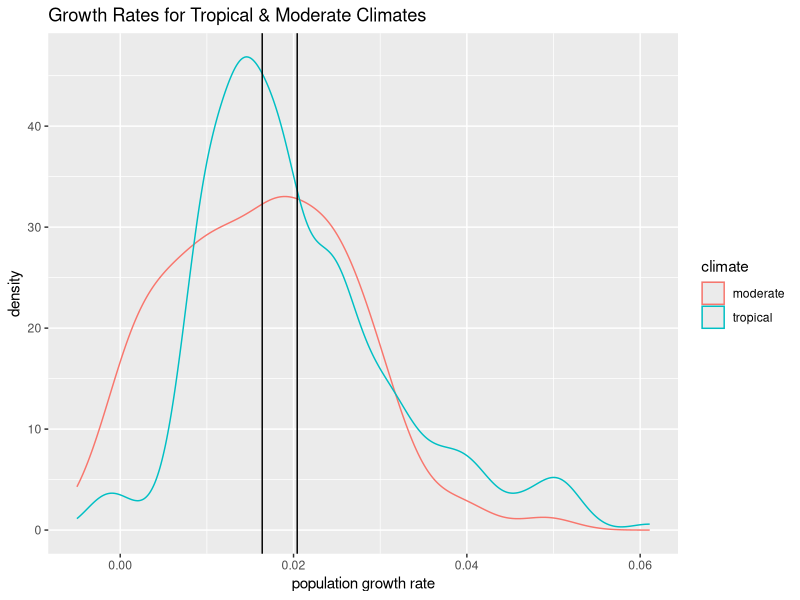
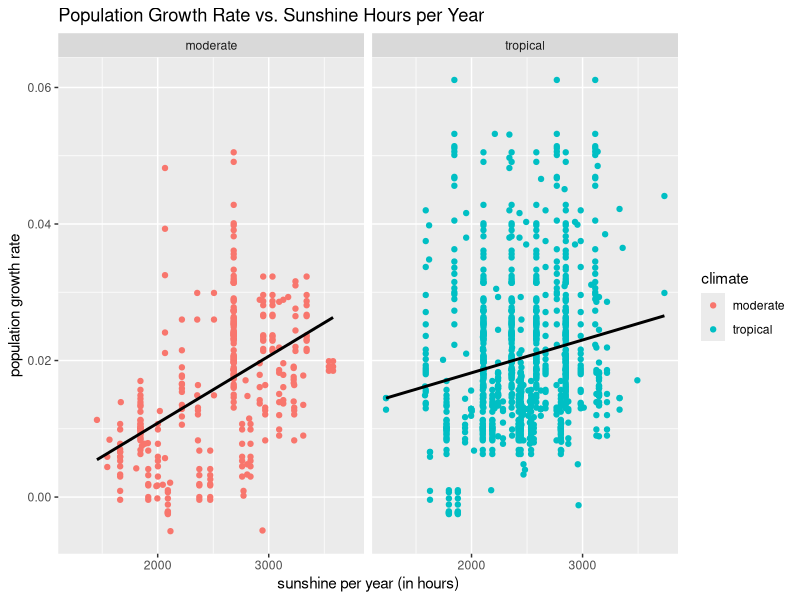

Source code (R) for these figures, in order: (Note: this script raises an error after producing the figures.)
## ---- chunk 1
library(tidyverse)
library(dplyr)
## ---- chunk 2
sunshine <- read.csv(file = 'Sunshine hours for cities in the world.csv') # import csv in df
str(sunshine)
sample_n(sunshine, 10)
## ---- chunk 3
city_loc <- read_csv(file="city_loc.csv") # import csv in df
str(city_loc)
sample_n(city_loc, 10)
## ---- chunk 4
country_tour <- read.csv("tourism-recipts.csv") # import csv in df
str(country_tour)
sample_n(country_tour, 10)
## ---- chunk 5
CityPopulations <- read_csv(file = "world-city-listing.csv") # import csv in df
str(CityPopulations)
sample_n(CityPopulations, 10)
## ---- chunk 6
sunshine_seasons <-
  sunshine %>%
  mutate(Winter=Jan+Feb+Mar, Spring=Apr+May+Jun, Summer=Jul+Aug+Sep, Fall=Oct+Nov+Dec) %>%# create new variables to represent each season
  mutate(City=tolower(City)) # change city names to lower case for joining later on
sample_n(sunshine_seasons, 10)
## ---- chunk 7
city_loc <-
  city_loc %>%
  group_by(City) %>%
  mutate(Longitude = mean(Longitude), Latitude = mean(Latitude)) %>% # get the average location
  select(City, Longitude, Latitude) %>%
  distinct() # remove repeated cities, so each city appears one time
## ---- chunk 8
city_loc <-
  city_loc %>%
  na.omit()

for(i in 1:length(city_loc$Latitude)){ # loop through each case in Latitude variable
  if((city_loc$Latitude[i]>=(-23.5)) && (city_loc$Latitude[i]<=23.5)){ # calssify variables by 'Latitude'
    city_loc$climate[i] = "tropical"
    }
  else if(city_loc$Latitude[i]>=(-66) && city_loc$Latitude[i]<(-23.5) || city_loc$Latitude[i]<=(66) && city_loc$Latitude[i]>(23.5)){
    city_loc$climate[i] = "moderate"
    }
  else city_loc$climate[i] = "poles"
}

city_loc
## ---- chunk 9
climate <-
  city_loc %>%
  left_join(sunshine_seasons) %>%# join the tables by 'City'
  na.omit() # remove cities with missing data
head(climate)
## ---- chunk 10
country_tour <-
  country_tour %>%
  rename(income='value_.') %>%
  select(name, year, income) 
## ---- chunk 11
country_tour %>%
  filter(year >= 2015) %>%
  group_by(year) %>%
  summarise(num_of_countries = n()) #count the number of countries with data for each year
## ---- chunk 12
country_tour <-
  country_tour %>%
  filter(year == 2016) %>% # only retain cases from 2016
  mutate(income = as.integer(income/100000)) %>% # divide income by 100,000 for easier reading/plotting
  rename("tourism income (by 100,000)" = income, Country=name) %>% # rename variables for readability
  select(Country, 'tourism income (by 100,000)') # get rid of year variable since all data is from 2016
sample_n(country_tour,10)
## ---- chunk 13
CityPopulations1 <-
  CityPopulations %>%
  rename(Country = country, City = city, GrowthRate = growthRate) %>% # renaming variables for usability
  select(Country, GrowthRate) # choosing relevant variables
sample_n(CityPopulations1,10)
## ---- chunk 14
population <-
  CityPopulations1 %>%
  left_join(country_tour) %>% # join the tables by Country
  na.omit() # remove cases with missing data
head(population)
## ---- chunk 15
mean_growth <- # create new table containing the avg growth rates for tropical and moderate climates
  climate %>% 
  left_join(population) %>%
  na.omit() %>%
  group_by(climate) %>%
  summarise(avg = mean(GrowthRate)) # calculate the mean for each subcategory

climate %>% 
  left_join(population) %>%
  na.omit() %>%
  ggplot(aes(x = GrowthRate)) + geom_density(aes(colour = climate))  + # create density plot
  geom_vline(aes(xintercept=mean_growth$avg[1])) + # add intercept for tropical locations
  geom_vline(aes(xintercept=mean_growth$avg[2])) + # add intercept for moderate locations
  ggtitle("Growth Rates for Tropical & Moderate Climates") + # rename title
  xlab("population growth rate") # rename x axis
## ---- chunk 16
climate %>%
  left_join(population) %>%
  na.omit() %>%
  ggplot(aes(x=Year, y=GrowthRate)) + 
  geom_point(aes(color = climate)) +
  facet_wrap(~climate) +
  geom_smooth(method=lm, se=FALSE, color='black') +
  ggtitle("Population Growth Rate vs. Sunshine Hours per Year") +
  xlab("sunshine per year (in hours)") +
  ylab("population growth rate")

## ---- chunk 17

latitude_graph_data <-
  sunshine %>%
  mutate(City = tolower(City)) %>% #to make city names match those in city_loc_types
  left_join(city_loc_types) %>% # join the tables
  group_by(Country) %>%
  mutate(sun_hours_year = mean(Year)) %>% # find the average sunshine hours per year per country
  select(Country, Latitude, type, sun_hours_year) %>%
  distinct() %>%
  na.omit()

latitude_graph_data %>%
  left_join(CityPopulations1) %>%
  na.omit() %>%
  ggplot() + 
  geom_point(aes(x= Latitude, y= GrowthRate, color = type)) +
  ylab("Population Growth Rate") +
  ggtitle("Population Growth Rate vs. Latitude") +
  geom_smooth(method = "glm" , 
              formula = y ~ poly(x, 4),             
              aes(x = Latitude, y = GrowthRate), 
              color = "purple")

